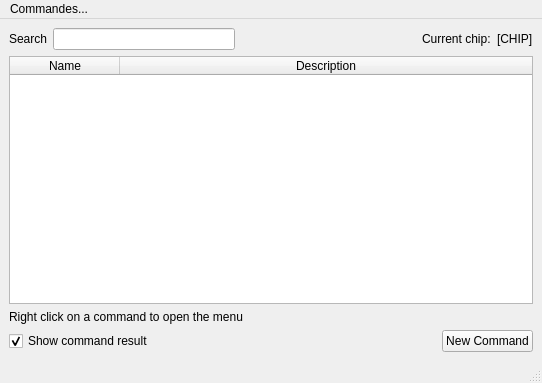
<?xml version="1.0" encoding="UTF-8"?>
<ui version="4.0">
 <class>Generic_commands</class>
 <widget class="QMainWindow" name="Generic_commands">
  <property name="windowModality">
   <enum>Qt::ApplicationModal</enum>
  </property>
  <property name="geometry">
   <rect>
    <x>0</x>
    <y>0</y>
    <width>542</width>
    <height>383</height>
   </rect>
  </property>
  <property name="windowTitle">
   <string>Hardsploit - Commands</string>
  </property>
  <widget class="QWidget" name="centralwidget">
   <layout class="QGridLayout" name="gridLayout">
    <item row="0" column="0">
     <layout class="QVBoxLayout" name="vl">
      <item>
       <layout class="QHBoxLayout" name="hl">
        <item>
         <widget class="QLabel" name="lbl_search">
          <property name="text">
           <string>Search</string>
          </property>
         </widget>
        </item>
        <item>
         <widget class="QLineEdit" name="lie_search">
          <property name="inputMask">
           <string/>
          </property>
          <property name="maxLength">
           <number>10</number>
          </property>
         </widget>
        </item>
        <item>
         <spacer name="hs">
          <property name="orientation">
           <enum>Qt::Horizontal</enum>
          </property>
          <property name="sizeHint" stdset="0">
           <size>
            <width>40</width>
            <height>20</height>
           </size>
          </property>
         </spacer>
        </item>
        <item>
         <widget class="QLabel" name="lbl_current_chip">
          <property name="text">
           <string>Current chip:</string>
          </property>
         </widget>
        </item>
        <item>
         <widget class="QLabel" name="lbl_chip">
          <property name="text">
           <string>[CHIP]</string>
          </property>
         </widget>
        </item>
       </layout>
      </item>
      <item>
       <layout class="QVBoxLayout" name="vl2">
        <item>
         <widget class="QTableWidget" name="tbl_cmd">
          <property name="font">
           <font>
            <family>Arial</family>
           </font>
          </property>
          <property name="sortingEnabled">
           <bool>true</bool>
          </property>
          <attribute name="horizontalHeaderVisible">
           <bool>true</bool>
          </attribute>
          <attribute name="horizontalHeaderCascadingSectionResizes">
           <bool>false</bool>
          </attribute>
          <attribute name="horizontalHeaderMinimumSectionSize">
           <number>36</number>
          </attribute>
          <attribute name="horizontalHeaderDefaultSectionSize">
           <number>110</number>
          </attribute>
          <attribute name="horizontalHeaderShowSortIndicator" stdset="0">
           <bool>true</bool>
          </attribute>
          <attribute name="horizontalHeaderStretchLastSection">
           <bool>true</bool>
          </attribute>
          <attribute name="verticalHeaderCascadingSectionResizes">
           <bool>false</bool>
          </attribute>
          <attribute name="verticalHeaderDefaultSectionSize">
           <number>30</number>
          </attribute>
          <attribute name="verticalHeaderStretchLastSection">
           <bool>true</bool>
          </attribute>
          <column>
           <property name="text">
            <string>Name</string>
           </property>
          </column>
          <column>
           <property name="text">
            <string>Description</string>
           </property>
          </column>
         </widget>
        </item>
        <item>
         <widget class="QLabel" name="label">
          <property name="text">
           <string>Right click on a command to open the menu</string>
          </property>
         </widget>
        </item>
        <item>
         <layout class="QHBoxLayout" name="hl3">
          <item>
           <widget class="QCheckBox" name="check_result">
            <property name="text">
             <string>Show command result</string>
            </property>
            <property name="checked">
             <bool>true</bool>
            </property>
           </widget>
          </item>
          <item>
           <spacer name="hs2">
            <property name="orientation">
             <enum>Qt::Horizontal</enum>
            </property>
            <property name="sizeHint" stdset="0">
             <size>
              <width>40</width>
              <height>20</height>
             </size>
            </property>
           </spacer>
          </item>
          <item>
           <widget class="QPushButton" name="btn_new_cmd">
            <property name="text">
             <string>New Command</string>
            </property>
           </widget>
          </item>
         </layout>
        </item>
       </layout>
      </item>
     </layout>
    </item>
   </layout>
  </widget>
  <widget class="QMenuBar" name="menubar">
   <property name="geometry">
    <rect>
     <x>0</x>
     <y>0</y>
     <width>542</width>
     <height>22</height>
    </rect>
   </property>
   <widget class="QMenu" name="menuCommandes">
    <property name="title">
     <string>Commandes...</string>
    </property>
    <addaction name="actionExecute"/>
    <addaction name="actionEdit"/>
    <addaction name="actionTemplate"/>
    <addaction name="actionDelete"/>
    <addaction name="actionConcatenate"/>
   </widget>
   <addaction name="menuCommandes"/>
  </widget>
  <widget class="QStatusBar" name="statusbar"/>
  <action name="actionExecute">
   <property name="text">
    <string>Execute</string>
   </property>
  </action>
  <action name="actionEdit">
   <property name="text">
    <string>Edit</string>
   </property>
  </action>
  <action name="actionTemplate">
   <property name="text">
    <string>Template</string>
   </property>
  </action>
  <action name="actionDelete">
   <property name="text">
    <string>Delete</string>
   </property>
  </action>
  <action name="actionConcatenate">
   <property name="text">
    <string>Concatenate</string>
   </property>
  </action>
  <action name="actionExecute_n">
   <property name="text">
    <string>Execute n times</string>
   </property>
   <property name="toolTip">
    <string>Execute a command multiple times in a raw</string>
   </property>
  </action>
 </widget>
 <resources/>
 <connections>
  <connection>
   <sender>lie_search</sender>
   <signal>textChanged(QString)</signal>
   <receiver>Generic_commands</receiver>
   <slot>feed_cmd_array()</slot>
   <hints>
    <hint type="sourcelabel">
     <x>227</x>
     <y>39</y>
    </hint>
    <hint type="destinationlabel">
     <x>284</x>
     <y>40</y>
    </hint>
   </hints>
  </connection>
  <connection>
   <sender>btn_new_cmd</sender>
   <signal>clicked()</signal>
   <receiver>Generic_commands</receiver>
   <slot>create()</slot>
   <hints>
    <hint type="sourcelabel">
     <x>491</x>
     <y>348</y>
    </hint>
    <hint type="destinationlabel">
     <x>336</x>
     <y>362</y>
    </hint>
   </hints>
  </connection>
  <connection>
   <sender>actionExecute</sender>
   <signal>triggered()</signal>
   <receiver>Generic_commands</receiver>
   <slot>execute()</slot>
   <hints>
    <hint type="sourcelabel">
     <x>-1</x>
     <y>-1</y>
    </hint>
    <hint type="destinationlabel">
     <x>270</x>
     <y>191</y>
    </hint>
   </hints>
  </connection>
  <connection>
   <sender>actionEdit</sender>
   <signal>triggered()</signal>
   <receiver>Generic_commands</receiver>
   <slot>edit()</slot>
   <hints>
    <hint type="sourcelabel">
     <x>-1</x>
     <y>-1</y>
    </hint>
    <hint type="destinationlabel">
     <x>270</x>
     <y>191</y>
    </hint>
   </hints>
  </connection>
  <connection>
   <sender>actionDelete</sender>
   <signal>triggered()</signal>
   <receiver>Generic_commands</receiver>
   <slot>delete()</slot>
   <hints>
    <hint type="sourcelabel">
     <x>-1</x>
     <y>-1</y>
    </hint>
    <hint type="destinationlabel">
     <x>270</x>
     <y>191</y>
    </hint>
   </hints>
  </connection>
  <connection>
   <sender>actionTemplate</sender>
   <signal>triggered()</signal>
   <receiver>Generic_commands</receiver>
   <slot>template()</slot>
   <hints>
    <hint type="sourcelabel">
     <x>-1</x>
     <y>-1</y>
    </hint>
    <hint type="destinationlabel">
     <x>270</x>
     <y>191</y>
    </hint>
   </hints>
  </connection>
  <connection>
   <sender>actionConcatenate</sender>
   <signal>triggered()</signal>
   <receiver>Generic_commands</receiver>
   <slot>concatenate()</slot>
   <hints>
    <hint type="sourcelabel">
     <x>-1</x>
     <y>-1</y>
    </hint>
    <hint type="destinationlabel">
     <x>270</x>
     <y>191</y>
    </hint>
   </hints>
  </connection>
  <connection>
   <sender>actionExecute_n</sender>
   <signal>triggered()</signal>
   <receiver>Generic_commands</receiver>
   <slot>execute_n()</slot>
   <hints>
    <hint type="sourcelabel">
     <x>-1</x>
     <y>-1</y>
    </hint>
    <hint type="destinationlabel">
     <x>270</x>
     <y>191</y>
    </hint>
   </hints>
  </connection>
 </connections>
 <slots>
  <slot>feed_cmd_array()</slot>
  <slot>exec_action()</slot>
  <slot>execute()</slot>
  <slot>template()</slot>
  <slot>edit()</slot>
  <slot>concatenate()</slot>
  <slot>delete()</slot>
  <slot>create()</slot>
 </slots>
</ui>
